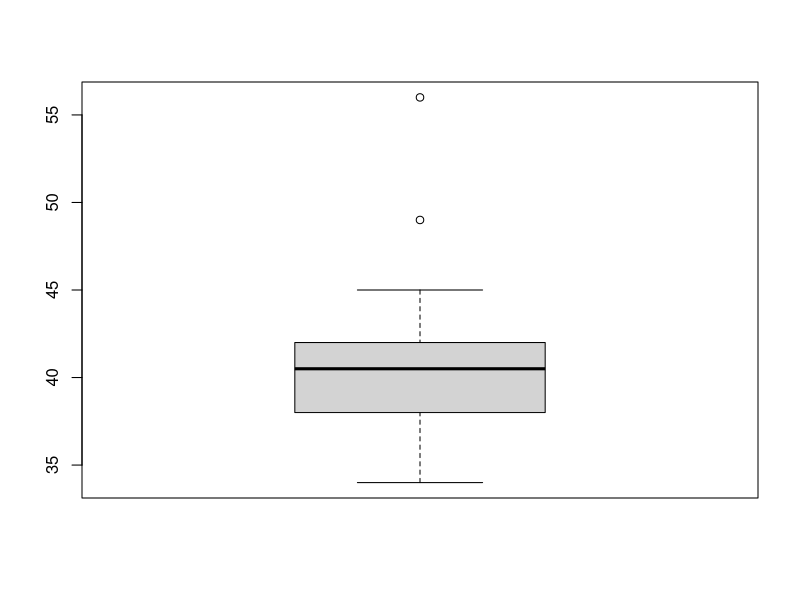

This figure's R source:
#Q12


x <- c(34,36,36,38,38,39,39,40,40,41,41,41,41,42,42,45,49,56)

result.mean <- mean(x)
result.mean

result.median <- median(x)
result.median

result.variance <- var(x)
result.variance

result.sd <- sd(x)
result.sd

boxplot(x)
